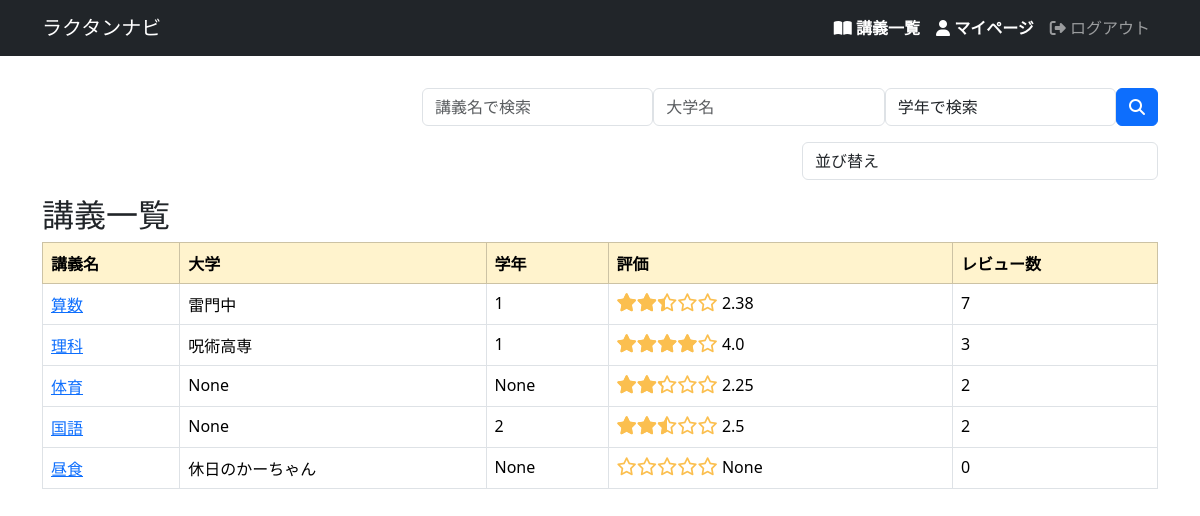
The app's page /lectures/ (signed in) with its own data.
### helloworld/models.py (models this page shows, shortened)
class Lecture(models.Model):
    name = models.CharField(max_length=128)
    body = models.TextField(null=True, blank=True)
    university = models.CharField(max_length=128, null=True, blank=True)
    school_year = models.IntegerField(null=True, blank=True)
    average_score = models.FloatField(null=True, blank=True)
    reviews_count = models.IntegerField(default=0, blank=True)

### helloworld/views.py (the view)
# urls.py: path('lectures/', views.lecture_index, name='lectures_index'),
def lecture_index(request):
    search_name = request.GET.get('q_name') or "" # 検索キーワード
    search_year = request.GET.get('q_year') or ""
    search_university = request.GET.get('q_university') or ""
    sort = request.GET.get('sort')
    lectures = Lecture.objects.all()
    if search_name:
        lectures = lectures.filter(name__icontains=search_name)
    if search_year:
        lectures = lectures.filter(school_year=int(search_year))
    if search_university:
        lectures = lectures.filter(university__icontains=search_university)
    if sort == 'review_count_desc':
        lectures = lectures.order_by('-reviews_count')  # レビュー高い順
    elif sort == 'review_count_asc':
        lectures = lectures.order_by('reviews_count')  # レビュー低い順
    elif sort == 'average_score_desc':
        lectures = lectures.order_by('-average_score')  # 評価高い順
    elif sort == 'average_score_asc':
        lectures = lectures.order_by('average_score')  # 評価低い順
    context = {
        'lectures': lectures,
        'search_name': search_name,
        'search_year': search_year,
        'search_university': search_university,
        'sort': sort,
    }
    return render(request, 'snippets/lectures/index.html', context)

### helloworld/templatetags/star_filters.py (called while the page is built)
@register.filter
def rating_to_percent(value):
    try:
        return float(value) / 5 * 100
    except (ValueError, TypeError):
        return 0

### helloworld/templates/snippets/lectures/index.html (shortened to what this page needs)
{% extends 'base.html' %}
{% load django_bootstrap5 %}
{% block main %}
<div class="row">
    <div class="col-12 col-md-8 offset-md-4">
        <form method="get" class="form-inline mb-3 d-flex">
          <input type="text" name="q_name" value="{{ search_name }}" placeholder="講義名で検索" class="form-control mr-2">
          <input type="text" name="q_university" value="{{ search_university }}" placeholder="大学名" class="form-control mr-2">
          <select name="q_year" class="form-control mr-2">
            <option value="">学年で検索</option>
          </select>
          <button type="submit" class="btn btn-primary"><i class="fa-solid fa-magnifying-glass"></i></button>
        </form>
    </div>
</div>
<div class="row">
    <div class="col-6 offset-6 col-md-4 offset-md-8">
        <form method="get" class="form-inline mb-3">
          <select name="sort" class="form-control mr-2" onchange="this.form.submit()">
            <option value="">並び替え</option>
          </select>
        </form>
    </div>
</div>
    {% include 'lectures/_lectures_table.html' %}
{% endblock %}

### helloworld/templates/snippets/lectures/_lectures_table.html
<h2>講義一覧</h2>
<table class="table table-hover table-bordered">
    <thead class="table table-warning">
        <tr>
            <th>講義名</th>
            <th>大学</th>
            <th>学年</th>
            <th>評価</th>
            <th>レビュー数</th>
        </tr>
    </thead>
    <tbody>
        {% for lecture in lectures %}
        <tr>
            <td>
                <a href="{% url 'lectures_show' lecture.id %}">{{ lecture.name }}</a>
            </td>
            <td>{{ lecture.university }}</td>
            <td>{{ lecture.school_year }}</td>
            <td>
                {% load star_filters %}
                <div class="star-rating">
                  <div class="star-rating-fill" style="width: {{ lecture.average_score|rating_to_percent }}%;"></div>
                </div>
                {{ lecture.average_score }}
            </td>
            <td>{{ lecture.reviews_count }}</td>
        </tr>
        {% endfor %}
    </tbody>
</table>

### helloworld/static/snippets/css/style.css (style rules this page uses)
.star-rating { position: relative; display: inline-block; font-size: 18px; }
.star-rating::before { content: '\f005\f005\f005\f005\f005'; font-family: 'Font Awesome 5 Free'; font-weight: 400; color: #fbbf4f; }
.star-rating-fill { position: absolute; top: 0; left: 0; overflow: hidden; white-space: nowrap; color: #fbbf4f; }
.star-rating-fill::before { content: '\f005\f005\f005\f005\f005'; font-family: 'Font Awesome 5 Free'; font-weight: 900; }

### records on screen
Lecture: name "算数", university "雷門中", school_year "1", average_score "2.38", reviews_count "7"
Lecture: name "理科", university "呪術高専", school_year "1", average_score "4.0", reviews_count "3"
Lecture: name "体育", university "None", school_year "None", average_score "2.25", reviews_count "2"
Lecture: name "国語", university "None", school_year "2", average_score "2.5", reviews_count "2"
Lecture: name "昼食", university "休日のかーちゃん", school_year "None", average_score "None", reviews_count "0"
